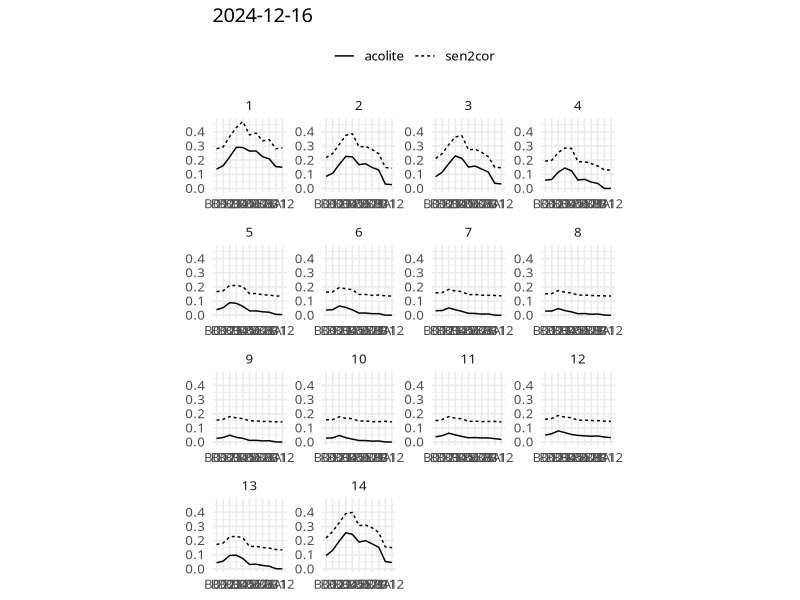

This chart was generated by the following R code: (Note: this script raises an error after producing the figure.)
library(terra)
library(tidyverse)

bandas_nombres <- c(
  "B01",
  "B02",
  "B03",
  "B04",
  "B05",
  "B06",
  "B07",
  "B08",
  "B8A",
  "B11",
  "B12"
)

d_sen2cor <- read_csv(
  "datos/base_de_datos_gis_sen2cor.csv",
  show_col_types = FALSE
)
d_acolite <- read_csv(
  "datos/base_de_datos_gis_acolite.csv",
  show_col_types = FALSE
)

fechas_muestreos <- unique(d_acolite$fecha)

f_vs <- function(i) {
  bind_rows(sen2cor = d_sen2cor, acolite = d_acolite, .id = "tipo") |>
    mutate(banda = factor(banda, levels = bandas_nombres)) |>
    filter(fecha == ymd(fechas_muestreos[i])) |>
    ggplot(aes(
      banda,
      reflect,
      linetype = tipo,
      group = tipo
    )) +
    geom_line() +
    facet_wrap(vars(punto), scale = "fixed", axes = "all") +
    labs(
      title = ymd(fechas_muestreos[i]),
      x = NULL,
      y = NULL,
      linetype = NULL
    ) +
    theme_minimal(base_size = 12, base_family = "JetBrains Mono") +
    theme(
      aspect.ratio = 1,
      legend.position = "top"
    )
}

f_vs(5)

acolite_l <- list.files("recorte_acolite/", pattern = "tif", full.names = TRUE)
sen2cor_l <- list.files("recorte_sen2cor/", pattern = "tif", full.names = TRUE)

acolite_r <- map(acolite_l, rast)
sen2cor_r <- map(sen2cor_l, rast)

names(acolite_r) <- gsub("-", "", fechas_muestreos)
names(sen2cor_r) <- gsub("-", "", fechas_muestreos)

f_mndwi <- function(A) {
  a <- (A$B03 - A$B11) / (A$B03 + A$B11)
  b <- terra::thresh(a, method = "mean")
  b[b == 0] <- NA
  return(b)
}

acolite_mndwi <- map(acolite_r, f_mndwi)
sen2cor_mndwi <- map(sen2cor_r, f_mndwi)

mascara <- map2(acolite_mndwi, sen2cor_mndwi, ~ .x * .y)

plot(mascara[[1]], legend = FALSE, axes = FALSE)

acolite_agua <- map2(acolite_r, mascara, ~ .x * .y)
sen2cor_agua <- map2(sen2cor_r, mascara, ~ .x * .y / 10000)

plot(acolite_agua[[1]], legend = TRUE, axes = FALSE)
plot(sen2cor_agua[[1]], legend = TRUE, axes = FALSE)

f_tbl <- function(X) {
  terra::as.data.frame(X, xy = TRUE, wide = FALSE) |>
    as_tibble()
}

acolite_tbl <- map(acolite_agua, f_tbl) |>
  list_rbind(names_to = "fecha") |>
  mutate(fecha = ymd(fecha)) |>
  rename(banda = layer, reflect_acolite = values)

sen2cor_tbl <- map(sen2cor_agua, f_tbl) |>
  list_rbind(names_to = "fecha") |>
  mutate(fecha = ymd(fecha)) |>
  rename(banda = layer, reflect_sen2cor = values)

d <- inner_join(acolite_tbl, sen2cor_tbl, by = join_by(fecha, x, y, banda)) |>
  mutate(banda = factor(banda, bandas_nombres)) |>
  select(-x, -y)

d_mod <- d |>
  nest(.by = banda, .key = "datos") |>
  mutate(
    mod = map(.x = datos, ~ lm(reflect_acolite ~ reflect_sen2cor, data = .x))
  ) |>
  mutate(
    r2 = map_dbl(mod, ~ broom::glance(.x)$r.squared)
  ) |>
  mutate(
    ordenada = map_dbl(mod, ~ broom::tidy(.x)$estimate[1]),
    pendiente = map_dbl(mod, ~ broom::tidy(.x)$estimate[2])
  ) |>
  select(banda, r2, ordenada, pendiente)

f_gg_banda <- function(B) {
  d |>
    filter(as.numeric(banda) == B) |>
    ggplot(aes(reflect_sen2cor, reflect_acolite)) +
    geom_point(alpha = .1) +
    geom_abline(linetype = 2) +
    geom_abline(
      data = filter(d_mod, as.numeric(banda) == B),
      aes(slope = pendiente, intercept = ordenada)
    ) +
    facet_wrap(vars(banda)) +
    theme_classic(base_family = "JetBrains Mono", base_size = 15) +
    theme(
      aspect.ratio = 1,
      strip.background = element_blank()
    )
}

f_gg_banda(9)

# ggplot(d, aes(reflect_sen2cor, reflect_acolite)) +
#   geom_point() +
#   geom_abline(linetype = 2) +
#   facet_wrap(vars(banda)) +
#   theme(
#     aspect.ratio = 1
#   )

d |>
  mutate(dif = reflect_sen2cor - reflect_acolite) |>
  mutate(banda = fct_reorder(banda, dif)) |>
  ggplot(aes(dif, banda)) +
  geom_boxplot(outlier.alpha = .1) +
  labs(x = "sen2cor - acolite", y = NULL) +
  theme_minimal(base_size = 15, base_family = "JetBrains Mono") +
  theme(
    aspect.ratio = 1
  )

d |>
  mutate(dif = reflect_sen2cor - reflect_acolite) |>
  ggplot(aes(dif)) +
  geom_histogram(binwidth = .02) +
  facet_wrap(vars(banda), axes = "all_x") +
  scale_x_continuous(
    breaks = scales::breaks_width(.1),
    labels = scales::label_number(drop0trailing = TRUE, flag = "0")
  ) +
  theme_bw(base_size = 15, base_family = "JetBrains Mono") +
  theme(
    aspect.ratio = 1,
    panel.grid.minor = element_blank()
  )
